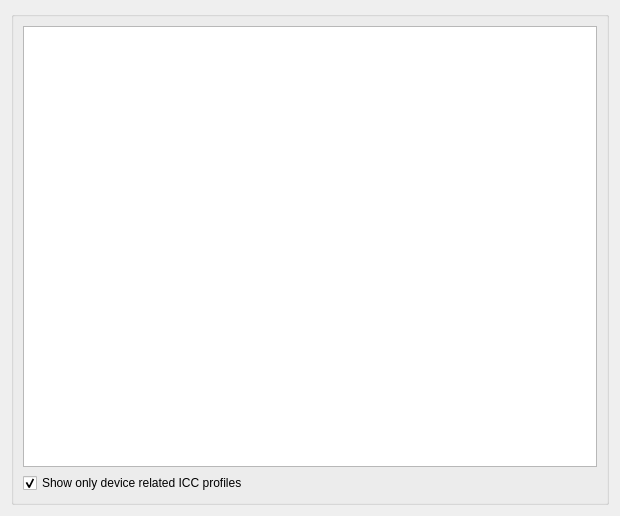
<?xml version="1.0" encoding="UTF-8"?>
<ui version="4.0">
 <class>syDevicesWidget</class>
 <widget class="QWidget" name="syDevicesWidget">
  <property name="geometry">
   <rect>
    <x>0</x>
    <y>0</y>
    <width>620</width>
    <height>516</height>
   </rect>
  </property>
  <layout class="QGridLayout" name="gridLayout_4">
   <item row="0" column="0">
    <widget class="QGroupBox" name="deviceGroupBox">
     <property name="sizePolicy">
      <sizepolicy hsizetype="Preferred" vsizetype="MinimumExpanding">
       <horstretch>0</horstretch>
       <verstretch>0</verstretch>
      </sizepolicy>
     </property>
     <property name="contextMenuPolicy">
      <enum>Qt::ActionsContextMenu</enum>
     </property>
     <property name="whatsThis">
      <string/>
     </property>
     <property name="title">
      <string/>
     </property>
     <property name="flat">
      <bool>true</bool>
     </property>
     <layout class="QGridLayout" name="gridLayout_3">
      <item row="1" column="0">
       <widget class="QTreeWidget" name="deviceList">
        <property name="acceptDrops">
         <bool>false</bool>
        </property>
        <property name="toolTip">
         <string>List of installed input/output devices and their default profiles.</string>
        </property>
        <property name="alternatingRowColors">
         <bool>false</bool>
        </property>
        <property name="iconSize">
         <size>
          <width>32</width>
          <height>32</height>
         </size>
        </property>
        <property name="uniformRowHeights">
         <bool>false</bool>
        </property>
        <property name="allColumnsShowFocus">
         <bool>false</bool>
        </property>
        <property name="headerHidden">
         <bool>true</bool>
        </property>
        <property name="columnCount">
         <number>2</number>
        </property>
        <attribute name="headerVisible">
         <bool>false</bool>
        </attribute>
        <column>
         <property name="text">
          <string>*ICON*</string>
         </property>
        </column>
        <column>
         <property name="text">
          <string notr="true">2</string>
         </property>
        </column>
       </widget>
      </item>
      <item row="2" column="0">
       <widget class="QCheckBox" name="relatedDeviceCheckBox">
        <property name="text">
         <string>Show only device related ICC profiles</string>
        </property>
        <property name="checked">
         <bool>true</bool>
        </property>
        <property name="tristate">
         <bool>false</bool>
        </property>
       </widget>
      </item>
     </layout>
    </widget>
   </item>
  </layout>
 </widget>
 <resources>
  <include location="icons.qrc"/>
 </resources>
 <connections/>
</ui>
